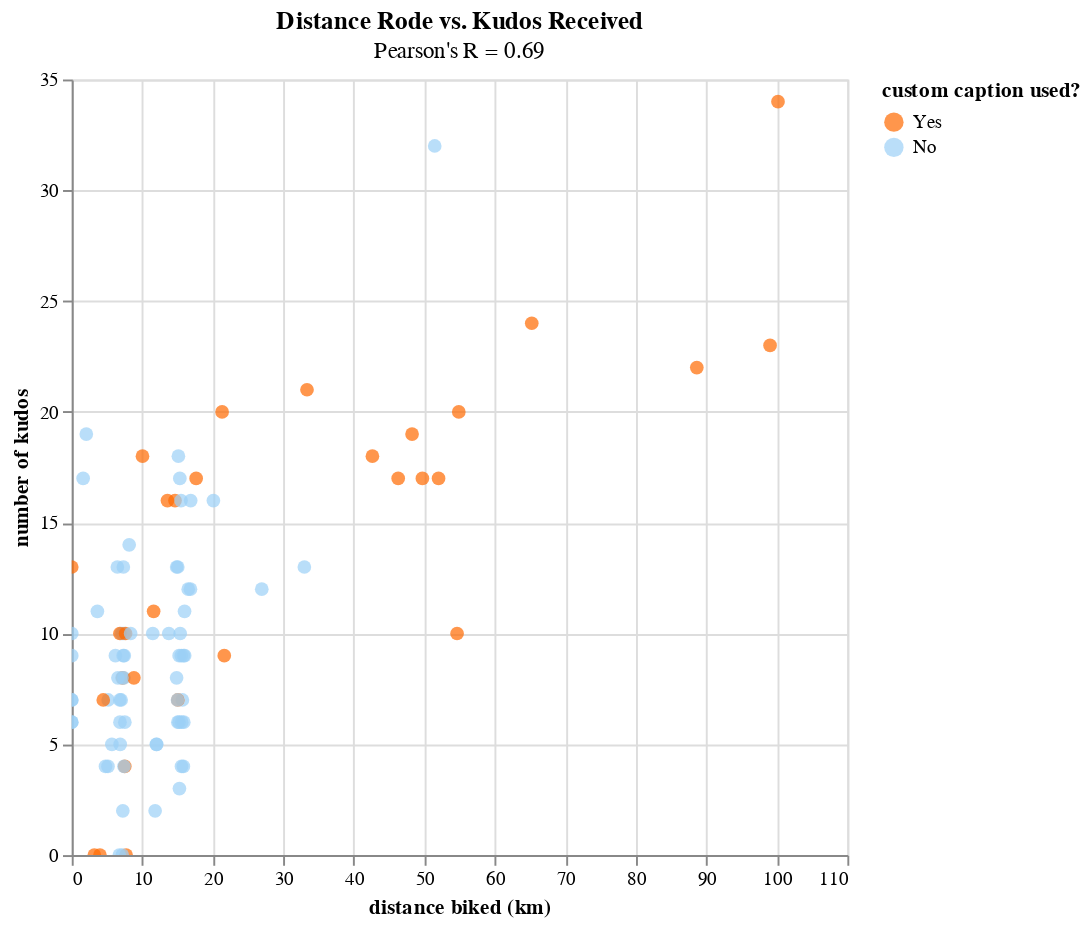

The code cell stored with this chart in its notebook:
### Code cell
caption_analysis_bike = caption_analysis.filter(col("type") == "Ride").collect()

# building the chart - bike
chart_bike = alt.Chart(caption_analysis_bike).mark_point().encode(
    alt.X("distance:Q").title("distance biked (km)"),
    alt.Y("kudos_count:Q").title("number of kudos"),
    alt.Color("custom_caption_flag:N", 
              title="custom caption used?", 
              scale=alt.Scale(domain=["Yes", "No"], range=["#ff6a00", "#9cd0f7"])),  
    tooltip="start_date_local:T",
).transform_calculate(
    custom_caption_flag="datum.custom_caption_flag == 1 ? 'Yes':'No'"
).configure_point(
    size=50,
    filled=True
).properties(
    width=400,
    height=400,
    title=alt.TitleParams(
        text="Distance Rode vs. Kudos Received",
        subtitle="Pearson's R = 0.69"
        )
).interactive()

chart_bike

### Figure 1 — Vega-Lite specification as saved in the notebook (floating-point values rounded to 4 significant figures)
{"config": {"view": {"continuousWidth": 300, "continuousHeight": 300}, "point": {"filled": true, "size": 50}}, "data": {"name": "data-7ec3dee433818f48f816f1c3ac1b882c"}, "mark": {"type": "point"}, "encoding": {"color": {"field": "custom_caption_flag", "scale": {"domain": ["Yes", "No"], "range": ["#ff6a00", "#9cd0f7"]}, "title": "custom caption used?", "type": "nominal"}, "tooltip": {"field": "start_date_local", "type": "temporal"}, "x": {"field": "distance", "title": "distance biked (km)", "type": "quantitative"}, "y": {"field": "kudos_count", "title": "number of kudos", "type": "quantitative"}}, "height": 400, "params": [{"name": "param_16", "select": {"type": "interval", "encodings": ["x", "y"]}, "bind": "scales"}], "title": {"text": "Distance Rode vs. Kudos Received", "subtitle": "Pearson's R = 0.69"}, "transform": [{"calculate": "datum.custom_caption_flag == 1 ? 'Yes':'No'", "as": "custom_caption_flag"}], "width": 400, "$schema": "https://vega.github.io/schema/vega-lite/v5.20.1.json", "datasets": {"data-7ec3dee433818f48f816f1c3ac1b882c": [{"name": "cross training", "type": "Ride", "kudos_count": 13, "start_date_local": "2024-01-08T00:00:00", "moving_time": 2720, "elapsed_time": 2720, "distance": 0.0, "custom_caption_flag": 1}, {"name": "Evening Workout", "type": "Ride", "kudos_count": 10, "start_date_local": "2024-01-10T00:00:00", "moving_time": 1804, "elapsed_time": 1804, "distance": 0.0, "custom_caption_flag": 0}, {"name": "Morning Ride", "type": "Ride", "kudos_count": 11, "start_date_local": "2024-01-10T00:00:00", "moving_time": 723, "elapsed_time": 934, "distance": 3.638, "custom_caption_flag": 0}, {"name": "Afternoon Ride", "type": "Ride", "kudos_count": 17, "start_date_local": "2024-01-14T00:00:00", "moving_time": 696, "elapsed_time": 1323, "distance": 1.617, "custom_caption_flag": 0}, {"name": "Afternoon Workout", "type": "Ride", "kudos_count": 9, "start_date_local": "2024-01-19T00:00:00", "moving_time": 2705, "elapsed_time": 2705, "distance": 0.0, "custom_caption_flag": 0}, {"name": "Afternoon Workout", "type": "Ride", "kudos_count": 7, "start_date_local": "2024-01-22T00:00:00", "moving_time": 1809, "elapsed_time": 1809, "distance": 0.0, "custom_caption_flag": 0}, {"name": "Afternoon Workout", "type": "Ride", "kudos_count": 7, "start_date_local": "2024-01-29T00:00:00", "moving_time": 1810, "elapsed_time": 1810, "distance": 0.0, "custom_caption_flag": 0}, {"name": "Evening Workout", "type": "Ride", "kudos_count": 6, "start_date_local": "2024-01-30T00:00:00", "moving_time": 1805, "elapsed_time": 1805, "distance": 0.0, "custom_caption_flag": 0}, {"name": "Morning Ride", "type": "Ride", "kudos_count": 13, "start_date_local": "2024-04-23T00:00:00", "moving_time": 1506, "elapsed_time": 1903, "distance": 7.321, "custom_caption_flag": 0}, {"name": "Afternoon Ride", "type": "Ride", "kudos_count": 19, "start_date_local": "2024-04-28T00:00:00", "moving_time": 229, "elapsed_time": 229, "distance": 2.066, "custom_caption_flag": 0}, {"name": "Wandle trail with EG", "type": "Ride", "kudos_count": 18, "start_date_local": "2024-05-05T00:00:00", "moving_time": 2926, "elapsed_time": 3740, "distance": 10.03, "custom_caption_flag": 1}, {"name": "Night Ride", "type": "Ride", "kudos_count": 8, "start_date_local": "2024-05-16T00:00:00", "moving_time": 1505, "elapsed_time": 1602, "distance": 7.22, "custom_caption_flag": 1}, {"name": "Afternoon Ride", "type": "Ride", "kudos_count": 10, "start_date_local": "2024-05-16T00:00:00", "moving_time": 1431, "elapsed_time": 1593, "distance": 7.219, "custom_caption_flag": 0}, {"name": "Morning Ride", "type": "Ride", "kudos_count": 18, "start_date_local": "2024-05-22T00:00:00", "moving_time": 3107, "elapsed_time": 3655, "distance": 15.13, "custom_caption_flag": 0}, {"name": "Evening Ride", "type": "Ride", "kudos_count": 13, "start_date_local": "2024-05-23T00:00:00", "moving_time": 1379, "elapsed_time": 1968, "distance": 6.47, "custom_caption_flag": 0}, {"name": "Lunch Ride", "type": "Ride", "kudos_count": 8, "start_date_local": "2024-05-23T00:00:00", "moving_time": 1420, "elapsed_time": 1533, "distance": 7.392, "custom_caption_flag": 0}, {"name": "tao tao ju", "type": "Ride", "kudos_count": 16, "start_date_local": "2024-05-25T00:00:00", "moving_time": 2813, "elapsed_time": 3538, "distance": 14.65, "custom_caption_flag": 1}, {"name": "Morning Ride", "type": "Ride", "kudos_count": 14, "start_date_local": "2024-05-26T00:00:00", "moving_time": 1876, "elapsed_time": 2067, "distance": 8.146, "custom_caption_flag": 0}, {"name": "Evening Ride", "type": "Ride", "kudos_count": 10, "start_date_local": "2024-05-28T00:00:00", "moving_time": 1588, "elapsed_time": 1730, "distance": 7.023, "custom_caption_flag": 0}, {"name": "Morning Ride", "type": "Ride", "kudos_count": 10, "start_date_local": "2024-05-28T00:00:00", "moving_time": 1498, "elapsed_time": 1727, "distance": 7.425, "custom_caption_flag": 0}, {"name": "Evening Ride", "type": "Ride", "kudos_count": 12, "start_date_local": "2024-05-29T00:00:00", "moving_time": 3562, "elapsed_time": 4253, "distance": 16.84, "custom_caption_flag": 0}, {"name": "riding a brompton to drink lucky saints", "type": "Ride", "kudos_count": 17, "start_date_local": "2024-05-29T00:00:00", "moving_time": 3651, "elapsed_time": 4190, "distance": 17.64, "custom_caption_flag": 1}, {"name": "Evening Ride", "type": "Ride", "kudos_count": 9, "start_date_local": "2024-06-03T00:00:00", "moving_time": 1576, "elapsed_time": 1715, "distance": 7.294, "custom_caption_flag": 0}, {"name": "2 substation", "type": "Ride", "kudos_count": 8, "start_date_local": "2024-06-03T00:00:00", "moving_time": 2135, "elapsed_time": 2707, "distance": 8.817, "custom_caption_flag": 1}, {"name": "Morning Ride", "type": "Ride", "kudos_count": 16, "start_date_local": "2024-06-03T00:00:00", "moving_time": 3281, "elapsed_time": 3574, "distance": 15.5, "custom_caption_flag": 0}, {"name": "Evening Ride", "type": "Ride", "kudos_count": 4, "start_date_local": "2024-06-05T00:00:00", "moving_time": 3612, "elapsed_time": 3876, "distance": 15.83, "custom_caption_flag": 0}, {"name": "Morning Ride", "type": "Ride", "kudos_count": 13, "start_date_local": "2024-06-05T00:00:00", "moving_time": 3173, "elapsed_time": 3646, "distance": 14.88, "custom_caption_flag": 0}, {"name": "Night Ride", "type": "Ride", "kudos_count": 4, "start_date_local": "2024-06-07T00:00:00", "moving_time": 1734, "elapsed_time": 1734, "distance": 7.52, "custom_caption_flag": 1}, {"name": "brompton getting no rest this summer", "type": "Ride", "kudos_count": 10, "start_date_local": "2024-06-07T00:00:00", "moving_time": 1462, "elapsed_time": 1570, "distance": 7.633, "custom_caption_flag": 1}, {"name": "born 2 frolick 😎", "type": "Ride", "kudos_count": 10, "start_date_local": "2024-06-07T00:00:00", "moving_time": 1811, "elapsed_time": 2057, "distance": 6.828, "custom_caption_flag": 1}, {"name": "Afternoon Ride", "type": "Ride", "kudos_count": 4, "start_date_local": "2024-06-07T00:00:00", "moving_time": 996, "elapsed_time": 1197, "distance": 4.788, "custom_caption_flag": 0}, {"name": "bike from track", "type": "Ride", "kudos_count": 0, "start_date_local": "2024-06-08T00:00:00", "moving_time": 840, "elapsed_time": 840, "distance": 3.2, "custom_caption_flag": 1}, {"name": "physio and back", "type": "Ride", "kudos_count": 11, "start_date_local": "2024-06-11T00:00:00", "moving_time": 2580, "elapsed_time": 3293, "distance": 11.61, "custom_caption_flag": 1}, {"name": "Morning Ride", "type": "Ride", "kudos_count": 10, "start_date_local": "2024-06-11T00:00:00", "moving_time": 2358, "elapsed_time": 2571, "distance": 11.49, "custom_caption_flag": 0}, {"name": "Evening Ride", "type": "Ride", "kudos_count": 12, "start_date_local": "2024-06-12T00:00:00", "moving_time": 3644, "elapsed_time": 4057, "distance": 16.52, "custom_caption_flag": 0}, {"name": "Morning Ride", "type": "Ride", "kudos_count": 9, "start_date_local": "2024-06-12T00:00:00", "moving_time": 3250, "elapsed_time": 3751, "distance": 15.54, "custom_caption_flag": 0}, {"name": "Lunch Ride", "type": "Ride", "kudos_count": 11, "start_date_local": "2024-06-13T00:00:00", "moving_time": 3851, "elapsed_time": 4668, "distance": 16.0, "custom_caption_flag": 0}, {"name": "Evening Ride", "type": "Ride", "kudos_count": 17, "start_date_local": "2024-06-19T00:00:00", "moving_time": 3281, "elapsed_time": 3584, "distance": 15.33, "custom_caption_flag": 0}, {"name": "Afternoon Ride", "type": "Ride", "kudos_count": 4, "start_date_local": "2024-06-19T00:00:00", "moving_time": 3343, "elapsed_time": 3967, "distance": 15.57, "custom_caption_flag": 0}, {"name": "Evening Ride", "type": "Ride", "kudos_count": 6, "start_date_local": "2024-06-20T00:00:00", "moving_time": 1588, "elapsed_time": 1699, "distance": 7.529, "custom_caption_flag": 0}, {"name": "Evening Ride", "type": "Ride", "kudos_count": 4, "start_date_local": "2024-06-20T00:00:00", "moving_time": 1484, "elapsed_time": 1655, "distance": 7.413, "custom_caption_flag": 0}, {"name": "Afternoon Ride", "type": "Ride", "kudos_count": 16, "start_date_local": "2024-06-22T00:00:00", "moving_time": 5037, "elapsed_time": 5914, "distance": 20.09, "custom_caption_flag": 0}, {"name": "Night Ride", "type": "Ride", "kudos_count": 0, "start_date_local": "2024-06-24T00:00:00", "moving_time": 1692, "elapsed_time": 1786, "distance": 7.715, "custom_caption_flag": 1}, {"name": "Evening Ride", "type": "Ride", "kudos_count": 0, "start_date_local": "2024-06-24T00:00:00", "moving_time": 1460, "elapsed_time": 1744, "distance": 7.167, "custom_caption_flag": 0}, {"name": "Afternoon Ride", "type": "Ride", "kudos_count": 3, "start_date_local": "2024-06-25T00:00:00", "moving_time": 3593, "elapsed_time": 5364, "distance": 15.27, "custom_caption_flag": 0}, {"name": "Morning Ride", "type": "Ride", "kudos_count": 2, "start_date_local": "2024-06-25T00:00:00", "moving_time": 2514, "elapsed_time": 2757, "distance": 11.82, "custom_caption_flag": 0}, {"name": "Evening Ride", "type": "Ride", "kudos_count": 5, "start_date_local": "2024-06-26T00:00:00", "moving_time": 2687, "elapsed_time": 3873, "distance": 12.01, "custom_caption_flag": 0}, {"name": "Morning Ride", "type": "Ride", "kudos_count": 8, "start_date_local": "2024-06-26T00:00:00", "moving_time": 3387, "elapsed_time": 3813, "distance": 14.87, "custom_caption_flag": 0}, {"name": "Evening Ride", "type": "Ride", "kudos_count": 9, "start_date_local": "2024-06-28T00:00:00", "moving_time": 1592, "elapsed_time": 1635, "distance": 7.448, "custom_caption_flag": 0}, {"name": "Afternoon Ride", "type": "Ride", "kudos_count": 7, "start_date_local": "2024-06-28T00:00:00", "moving_time": 1378, "elapsed_time": 1637, "distance": 7.008, "custom_caption_flag": 0}, {"name": "Lunch Ride", "type": "Ride", "kudos_count": 16, "start_date_local": "2024-06-30T00:00:00", "moving_time": 4258, "elapsed_time": 7908, "distance": 16.87, "custom_caption_flag": 0}, {"name": "Evening Ride", "type": "Ride", "kudos_count": 8, "start_date_local": "2024-07-01T00:00:00", "moving_time": 1642, "elapsed_time": 1745, "distance": 6.55, "custom_caption_flag": 0}, {"name": "Morning Ride", "type": "Ride", "kudos_count": 7, "start_date_local": "2024-07-01T00:00:00", "moving_time": 1479, "elapsed_time": 1607, "distance": 6.818, "custom_caption_flag": 0}, {"name": "Afternoon Ride", "type": "Ride", "kudos_count": 6, "start_date_local": "2024-07-02T00:00:00", "moving_time": 1449, "elapsed_time": 1577, "distance": 6.841, "custom_caption_flag": 0}, {"name": "Morning Ride", "type": "Ride", "kudos_count": 7, "start_date_local": "2024-07-02T00:00:00", "moving_time": 1064, "elapsed_time": 1288, "distance": 5.167, "custom_caption_flag": 0}, {"name": "Grim", "type": "Ride", "kudos_count": 7, "start_date_local": "2024-07-03T00:00:00", "moving_time": 1210, "elapsed_time": 1395, "distance": 4.47, "custom_caption_flag": 1}, {"name": "Morning Ride", "type": "Ride", "kudos_count": 5, "start_date_local": "2024-07-03T00:00:00", "moving_time": 1469, "elapsed_time": 1957, "distance": 6.87, "custom_caption_flag": 0}, {"name": "Afternoon Ride", "type": "Ride", "kudos_count": 6, "start_date_local": "2024-07-04T00:00:00", "moving_time": 2940, "elapsed_time": 3314, "distance": 15.23, "custom_caption_flag": 0}, {"name": "Morning Ride", "type": "Ride", "kudos_count": 12, "start_date_local": "2024-07-07T00:00:00", "moving_time": 5417, "elapsed_time": 7075, "distance": 26.95, "custom_caption_flag": 0}, {"name": "These stupid dulwich hills", "type": "Ride", "kudos_count": 16, "start_date_local": "2024-07-09T00:00:00", "moving_time": 2917, "elapsed_time": 3295, "distance": 13.57, "custom_caption_flag": 1}, {"name": "Lunch Ride", "type": "Ride", "kudos_count": 5, "start_date_local": "2024-07-09T00:00:00", "moving_time": 1143, "elapsed_time": 1251, "distance": 5.692, "custom_caption_flag": 0}, {"name": "Lunch Ride", "type": "Ride", "kudos_count": 4, "start_date_local": "2024-07-09T00:00:00", "moving_time": 1007, "elapsed_time": 1387, "distance": 5.138, "custom_caption_flag": 0}, {"name": "watch died", "type": "Ride", "kudos_count": 0, "start_date_local": "2024-07-10T00:00:00", "moving_time": 847, "elapsed_time": 847, "distance": 4.0, "custom_caption_flag": 1}, {"name": "Tour De Cathlon", "type": "Ride", "kudos_count": 20, "start_date_local": "2024-07-10T00:00:00", "moving_time": 4665, "elapsed_time": 11743, "distance": 21.32, "custom_caption_flag": 1}, {"name": "Morning Ride", "type": "Ride", "kudos_count": 9, "start_date_local": "2024-07-10T00:00:00", "moving_time": 2950, "elapsed_time": 3361, "distance": 15.23, "custom_caption_flag": 0}, {"name": "Afternoon Ride", "type": "Ride", "kudos_count": 13, "start_date_local": "2024-07-11T00:00:00", "moving_time": 7130, "elapsed_time": 10316, "distance": 32.99, "custom_caption_flag": 0}, {"name": "Evening Ride", "type": "Ride", "kudos_count": 10, "start_date_local": "2024-07-12T00:00:00", "moving_time": 2032, "elapsed_time": 4477, "distance": 8.352, "custom_caption_flag": 0}, {"name": "solo bikepacking", "type": "Ride", "kudos_count": 19, "start_date_local": "2024-07-13T00:00:00", "moving_time": 12579, "elapsed_time": 20461, "distance": 48.27, "custom_caption_flag": 1}, {"name": "Bike back from Epping Forest campsite", "type": "Ride", "kudos_count": 17, "start_date_local": "2024-07-14T00:00:00", "moving_time": 15045, "elapsed_time": 18984, "distance": 52.02, "custom_caption_flag": 1}, {"name": "Lunch Ride", "type": "Ride", "kudos_count": 5, "start_date_local": "2024-07-15T00:00:00", "moving_time": 2560, "elapsed_time": 2953, "distance": 12.05, "custom_caption_flag": 0}, {"name": "Evening Ride", "type": "Ride", "kudos_count": 7, "start_date_local": "2024-07-16T00:00:00", "moving_time": 3206, "elapsed_time": 3522, "distance": 15.69, "custom_caption_flag": 0}, {"name": "Night Ride", "type": "Ride", "kudos_count": 7, "start_date_local": "2024-07-17T00:00:00", "moving_time": 3079, "elapsed_time": 3558, "distance": 15.04, "custom_caption_flag": 1}, {"name": "Morning Ride", "type": "Ride", "kudos_count": 10, "start_date_local": "2024-07-17T00:00:00", "moving_time": 2935, "elapsed_time": 3436, "distance": 15.38, "custom_caption_flag": 0}, {"name": "Evening Ride", "type": "Ride", "kudos_count": 13, "start_date_local": "2024-07-18T00:00:00", "moving_time": 3121, "elapsed_time": 3646, "distance": 15.04, "custom_caption_flag": 0}, {"name": "Afternoon Ride", "type": "Ride", "kudos_count": 9, "start_date_local": "2024-07-18T00:00:00", "moving_time": 2968, "elapsed_time": 3714, "distance": 16.01, "custom_caption_flag": 0}, {"name": "finally fell off my bike clipped in", "type": "Ride", "kudos_count": 24, "start_date_local": "2024-07-28T00:00:00", "moving_time": 13438, "elapsed_time": 22030, "distance": 65.24, "custom_caption_flag": 1}, {"name": "Morning Ride", "type": "Ride", "kudos_count": 7, "start_date_local": "2024-07-31T00:00:00", "moving_time": 2666, "elapsed_time": 3111, "distance": 15.01, "custom_caption_flag": 0}, {"name": "first ride w de ver cycles", "type": "Ride", "kudos_count": 10, "start_date_local": "2024-08-10T00:00:00", "moving_time": 9046, "elapsed_time": 12903, "distance": 54.65, "custom_caption_flag": 1}, {"name": "Evening Ride", "type": "Ride", "kudos_count": 8, "start_date_local": "2024-08-21T00:00:00", "moving_time": 1391, "elapsed_time": 1508, "distance": 7.128, "custom_caption_flag": 0}, {"name": "Lunch Ride", "type": "Ride", "kudos_count": 9, "start_date_local": "2024-09-14T00:00:00", "moving_time": 1328, "elapsed_time": 1868, "distance": 6.192, "custom_caption_flag": 0}, {"name": "Afternoon Ride", "type": "Ride", "kudos_count": 6, "start_date_local": "2024-09-15T00:00:00", "moving_time": 3267, "elapsed_time": 3480, "distance": 15.89, "custom_caption_flag": 0}, {"name": "Morning Ride", "type": "Ride", "kudos_count": 32, "start_date_local": "2024-09-15T00:00:00", "moving_time": 13844, "elapsed_time": 23789, "distance": 51.48, "custom_caption_flag": 0}, {"name": "Nooooo more hills", "type": "Ride", "kudos_count": 21, "start_date_local": "2024-09-18T00:00:00", "moving_time": 7098, "elapsed_time": 9446, "distance": 33.37, "custom_caption_flag": 1}, {"name": "Evening Ride", "type": "Ride", "kudos_count": 0, "start_date_local": "2024-09-19T00:00:00", "moving_time": 1279, "elapsed_time": 1570, "distance": 6.751, "custom_caption_flag": 0}, {"name": "Afternoon Ride", "type": "Ride", "kudos_count": 2, "start_date_local": "2024-09-19T00:00:00", "moving_time": 1561, "elapsed_time": 1645, "distance": 7.246, "custom_caption_flag": 0}, {"name": "Morning Ride", "type": "Ride", "kudos_count": 10, "start_date_local": "2024-09-20T00:00:00", "moving_time": 2613, "elapsed_time": 3258, "distance": 13.76, "custom_caption_flag": 0}, {"name": "box hill 📦", "type": "Ride", "kudos_count": 22, "start_date_local": "2024-09-28T00:00:00", "moving_time": 16231, "elapsed_time": 25874, "distance": 88.65, "custom_caption_flag": 1}, {"name": "with Saahil", "type": "Ride", "kudos_count": 17, "start_date_local": "2024-10-05T00:00:00", "moving_time": 9335, "elapsed_time": 14122, "distance": 49.73, "custom_caption_flag": 1}, {"name": "better than the tube", "type": "Ride", "kudos_count": 9, "start_date_local": "2024-10-11T00:00:00", "moving_time": 3993, "elapsed_time": 4958, "distance": 21.63, "custom_caption_flag": 1}, {"name": "What the hell", "type": "Ride", "kudos_count": 34, "start_date_local": "2024-10-13T00:00:00", "moving_time": 18383, "elapsed_time": 26431, "distance": 100.2, "custom_caption_flag": 1}, {"name": "what am I beKOMing", "type": "Ride", "kudos_count": 17, "start_date_local": "2024-10-17T00:00:00", "moving_time": 7793, "elapsed_time": 9094, "distance": 46.3, "custom_caption_flag": 1}, {"name": "Morning Ride", "type": "Ride", "kudos_count": 6, "start_date_local": "2024-10-23T00:00:00", "moving_time": 2866, "elapsed_time": 3913, "distance": 15.6, "custom_caption_flag": 0}, {"name": "really good at picking routes", "type": "Ride", "kudos_count": 18, "start_date_local": "2024-10-24T00:00:00", "moving_time": 7382, "elapsed_time": 8091, "distance": 42.64, "custom_caption_flag": 1}, {"name": "Box Hill", "type": "Ride", "kudos_count": 20, "start_date_local": "2024-11-01T00:00:00", "moving_time": 9039, "elapsed_time": 10890, "distance": 54.89, "custom_caption_flag": 1}, {"name": "Lunch Ride", "type": "Ride", "kudos_count": 9, "start_date_local": "2024-11-09T00:00:00", "moving_time": 2976, "elapsed_time": 3572, "distance": 15.85, "custom_caption_flag": 0}, {"name": "Brixton CC - 0.96km off", "type": "Ride", "kudos_count": 23, "start_date_local": "2024-11-10T00:00:00", "moving_time": 16710, "elapsed_time": 21890, "distance": 99.04, "custom_caption_flag": 1}, {"name": "Morning Ride", "type": "Ride", "kudos_count": 6, "start_date_local": "2024-11-10T00:00:00", "moving_time": 2, "elapsed_time": 2, "distance": 0.0, "custom_caption_flag": 0}, {"name": "Morning Ride", "type": "Ride", "kudos_count": 6, "start_date_local": "2024-11-11T00:00:00", "moving_time": 2918, "elapsed_time": 3482, "distance": 15.05, "custom_caption_flag": 0}]}}
